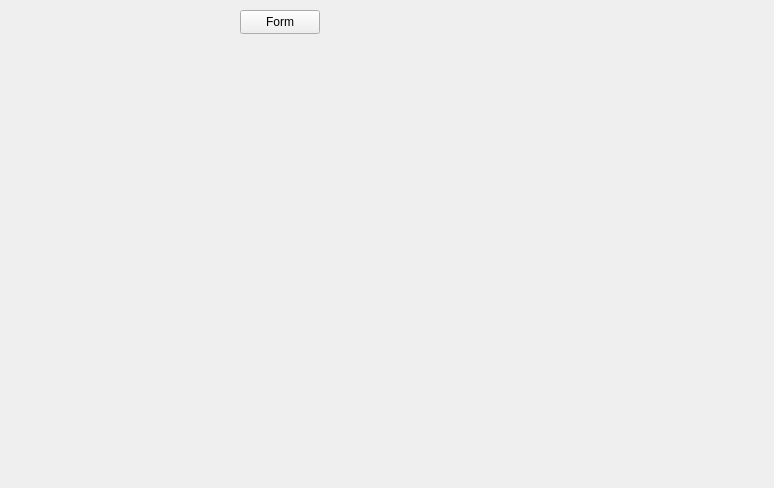
<?xml version="1.0" encoding="UTF-8"?>
<ui version="4.0">
 <class>Form</class>
 <widget class="QWidget" name="Form">
  <property name="geometry">
   <rect>
    <x>0</x>
    <y>0</y>
    <width>774</width>
    <height>488</height>
   </rect>
  </property>
  <property name="windowTitle">
   <string>Form</string>
  </property>
  <widget class="QPushButton" name="pushButt_form">
   <property name="geometry">
    <rect>
     <x>240</x>
     <y>10</y>
     <width>80</width>
     <height>24</height>
    </rect>
   </property>
   <property name="text">
    <string>Form</string>
   </property>
  </widget>
  <widget class="QWidget" name="horizontalLayoutWidget">
   <property name="geometry">
    <rect>
     <x>40</x>
     <y>50</y>
     <width>721</width>
     <height>431</height>
    </rect>
   </property>
   <layout class="QHBoxLayout" name="horizontalLayout"/>
  </widget>
 </widget>
 <resources/>
 <connections/>
</ui>
